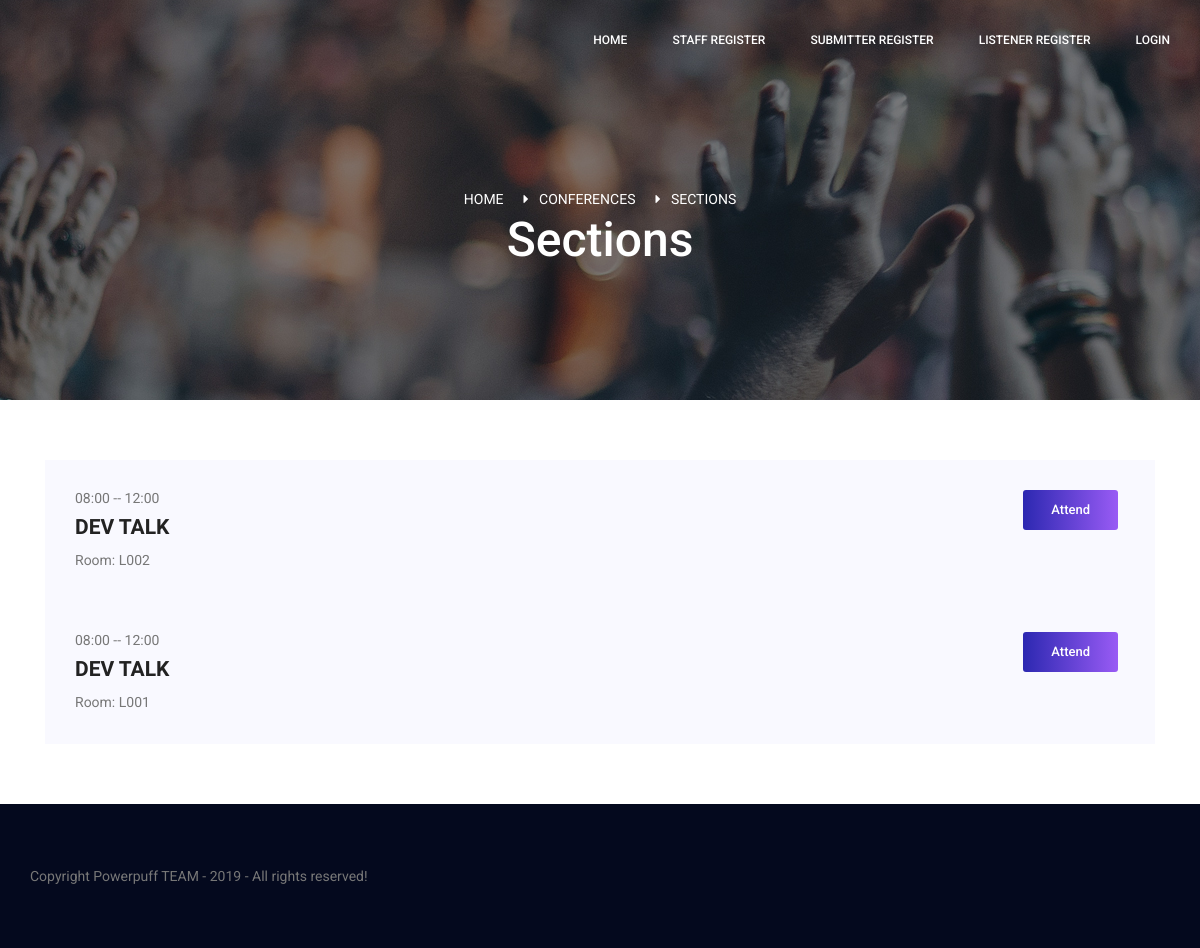
The page /home/details/2 on the database its author committed.
### tables this page shows
CREATE TABLE `session` (
  `id` int(11) NOT NULL,
  `cid` int(11) NOT NULL,
  `hour_start` varchar(255) NOT NULL,
  `hour_end` varchar(255) NOT NULL,
  `room` varchar(255) NOT NULL,
  `no_participants` int(11) NOT NULL
);

CREATE TABLE `conference` (
  `id` int(11) NOT NULL,
  `name` varchar(255) DEFAULT NULL,
  `date_start` datetime NOT NULL,
  `date_end` datetime NOT NULL,
  `location` text NOT NULL,
  `no_participants` int(11) NOT NULL,
  `no_speakers` int(11) NOT NULL,
  `abstract_deadline` datetime DEFAULT NULL,
  `bidding_deadline` datetime DEFAULT NULL,
  `paper_deadline` datetime NOT NULL
);

### application/controllers/Home.php (called while the page is built, shortened)
<?php
class Home extends CI_Controller {
	public function details($id) {
		$this->load->model('conference_model', 'confm');
		$this->load->model('sections_model', 'secm');
		$data['sections'] = $this->secm->get_all_sections_from_conf($id);
		$this->load->view('header');
		$this->load->view('sections_public', $data);
		$this->load->view('footer');
	}
}

### index.php (called while the page is built, shortened)
<?php
require_once BASEPATH.'core/CodeIgniter.php';

### application/models/Sections_model.php (called while the page is built, shortened)
<?php
class Sections_model extends CI_Model {
	public function __construct() {
		$this->db = $this->load->database('default', True);
	}
	public function get_all_sections_from_conf($id) {
		$this->db->select('s.*, c.name');
		$this->db->from('session s');
		$this->db->join('conference c', 'c.id = s.cid');
		$this->db->where('s.cid', $id);
		return $this->db->get()->result_array();
	}
}

### application/views/sections_public.php (the view)
<section class="banner_area">
    <div class="banner_inner d-flex align-items-center">
        <div class="overlay bg-parallax" data-stellar-ratio="0.9" data-stellar-vertical-offset="0" data-background=""></div>
        <div class="container">
            <div class="banner_content text-center">
                <div class="page_link">
                    <a>Home</a>
                    <a>Conferences</a>
                    <a>Sections</a>
                </div>
                <h2>Sections</h2>
            </div>
        </div>
    </div>
</section>
<section class="contact_area p_60">
    <div class="container">
        <section class="event_schedule_area">
        	<div class="container">
        		<div class="event_schedule_inner">
					<div class="tab-content" id="myTabContent">
						<div class="tab-pane fade show active" id="home" role="tabpanel" aria-labelledby="home-tab">
							<?php if(isset($sections)): ?>
								<?php foreach ($sections as $section):?>
									<div class="media">
										<div class="media-body">
											<h5><?= $section['hour_start'] ?> -- <?= $section['hour_end'] ?></h5>
											<h4><?= $section['name'] ?></h4>
											<p>Room: <?= $section['room'] ?></p>
										</div>
										<a href="<?=base_url()?>login" class="tickets_btn buton_submit">Attend</a> &nbsp;&nbsp;
									</div>
								<?php endforeach; ?>
							<?php endif; ?>
						</div>
					</div>
        		</div>
        	</div>
        </section>
    </div>
</section>

### application/views/css/custom.css (style rules this page uses)
.p_60 { padding-top: 60px; padding-bottom: 60px; }
.buton_submit { float: right; }

### rows shown on the page
session: hour_start "08:00", hour_end "12:00", conference.name "DEV TALK", room "L002"
session: hour_start "08:00", hour_end "12:00", conference.name "DEV TALK", room "L001"
